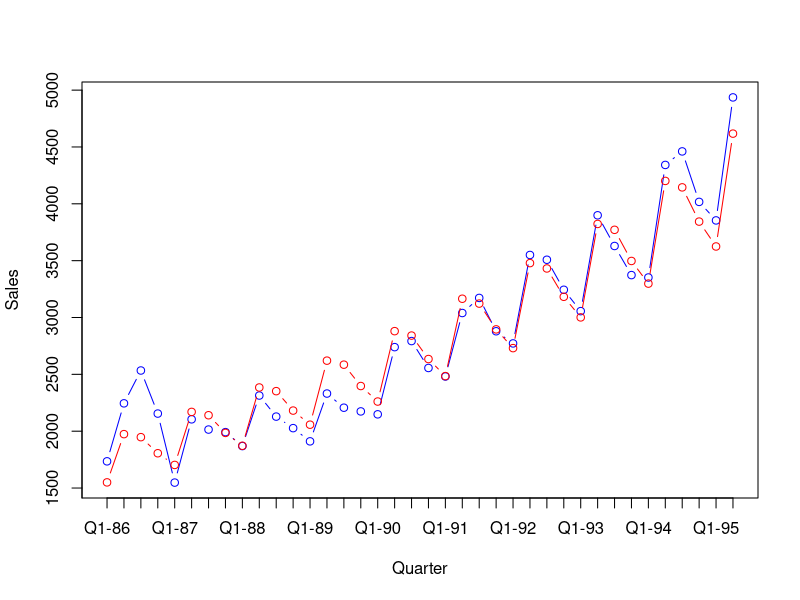

Here is the R script that generated this plot:
#Time series Forecasting of Sales

#load dataset
library(readxl)
Coca_Cola <- read_excel("Coca Cola.xlsx", skip = 2)
View(Coca_Cola)

#create a time predictor variable 't'
t=1:38
View(Coca_Cola)
Coca_Cola=data.frame(Coca_Cola,t)

#create quarter predictor variable 'Q'
Q=substring(Coca_Cola$Quarter,1,2)
Coca_Cola=data.frame(Coca_Cola,Q)

#create dummy variable for 'Q'
qdummies=model.matrix(~Q+0,data = Coca_Cola)
Coca_Cola=data.frame(Coca_Cola,qdummies)

#build exponential multiplicative model 
ModelD=lm(log(Sales)~t+QQ1+QQ2+QQ3,data = Coca_Cola)
summary(ModelD)

#visualize 
plot(t,Coca_Cola$Sales,xaxt='n',yaxt='n',col='blue',xlab ='Quarter',ylab ='Sales',type='b')
axis(1,at=t,labels = Coca_Cola$Quarter)
axis(2,at=seq(1000,5000,500))
ls(ModelD)
lines(t,exp(ModelD$fitted.values),type = 'b',col='red')
